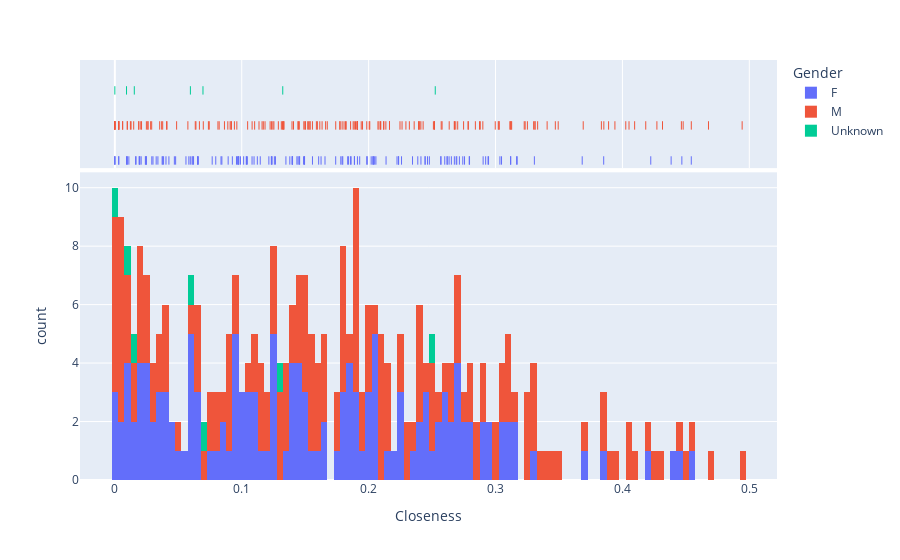

Notebook source saved alongside this figure:
### Code cell
fig = px.histogram(df, x="Closeness", color="Gender", marginal="rug",nbins=100, hover_data=df.columns)
fig.show()

### Figure 1 — Plotly figure (JSON) as saved in the notebook; plotly's stock layout.template omitted (floating-point values rounded to 4 significant figures; data arrays with more than 128 entries replaced by an {"elided": "..."} marker saying what was removed)
{"data": [{"alignmentgroup": "True", "bingroup": "x", "hovertemplate": "Gender=F<br>Closeness=%{x}<br>count=%{y}<extra></extra>", "legendgroup": "F", "marker": {"color": "#636efa", "pattern": {"shape": ""}}, "name": "F", "nbinsx": 100, "offsetgroup": "F", "orientation": "v", "showlegend": true, "type": "histogram", "x": {"elided": "146 float values"}, "xaxis": "x", "yaxis": "y"}, {"alignmentgroup": "True", "boxpoints": "all", "customdata": {"elided": "146x7 mixed values"}, "fillcolor": "rgba(255,255,255,0)", "hoveron": "points", "hovertemplate": "Gender=%{customdata[2]}<br>Closeness=%{x}<br>studentID=%{customdata[0]}<br>Class=%{customdata[1]}<br>Degree=%{customdata[3]}<br>Betweenness=%{customdata[4]}<br>Eigenvector=%{customdata[5]}<br>PageRank=%{customdata[6]}<extra></extra>", "jitter": 0, "legendgroup": "F", "line": {"color": "rgba(255,255,255,0)"}, "marker": {"color": "#636efa", "symbol": "line-ns-open"}, "name": "F", "offsetgroup": "F", "showlegend": false, "type": "box", "x": {"elided": "146 float values"}, "xaxis": "x2", "yaxis": "y2"}, {"alignmentgroup": "True", "bingroup": "x", "hovertemplate": "Gender=M<br>Closeness=%{x}<br>count=%{y}<extra></extra>", "legendgroup": "M", "marker": {"color": "#EF553B", "pattern": {"shape": ""}}, "name": "M", "nbinsx": 100, "offsetgroup": "M", "orientation": "v", "showlegend": true, "type": "histogram", "x": {"elided": "176 float values"}, "xaxis": "x", "yaxis": "y"}, {"alignmentgroup": "True", "boxpoints": "all", "customdata": {"elided": "176x7 mixed values"}, "fillcolor": "rgba(255,255,255,0)", "hoveron": "points", "hovertemplate": "Gender=%{customdata[2]}<br>Closeness=%{x}<br>studentID=%{customdata[0]}<br>Class=%{customdata[1]}<br>Degree=%{customdata[3]}<br>Betweenness=%{customdata[4]}<br>Eigenvector=%{customdata[5]}<br>PageRank=%{customdata[6]}<extra></extra>", "jitter": 0, "legendgroup": "M", "line": {"color": "rgba(255,255,255,0)"}, "marker": {"color": "#EF553B", "symbol": "line-ns-open"}, "name": "M", "offsetgroup": "M", "showlegend": false, "type": "box", "x": {"elided": "176 float values"}, "xaxis": "x2", "yaxis": "y2"}, {"alignmentgroup": "True", "bingroup": "x", "hovertemplate": "Gender=Unknown<br>Closeness=%{x}<br>count=%{y}<extra></extra>", "legendgroup": "Unknown", "marker": {"color": "#00cc96", "pattern": {"shape": ""}}, "name": "Unknown", "nbinsx": 100, "offsetgroup": "Unknown", "orientation": "v", "showlegend": true, "type": "histogram", "x": [0, 0.009202, 0.05954, 0.1323, 0.01534, 0.06945, 0.2525], "xaxis": "x", "yaxis": "y"}, {"alignmentgroup": "True", "boxpoints": "all", "customdata": [[34, "MP", "Unknown", 34, 0, 6.174e-103, 0.0008514], [41, "MP", "Unknown", 45, 0.0009144, 8.985e-98, 0.0008617], [243, "MP", "Unknown", 37, 0.000634, 5.047e-71, 0.0009857], [420, "MP", "Unknown", 35, 0.001998, 2.153e-49, 0.001078], [58, "PC*", "Unknown", 52, 0.002096, 9.051e-98, 0.0009657], [209, "PC*", "Unknown", 18, 0.0005264, 4.193e-68, 0.001078], [979, "2BIO2", "Unknown", 20, 0.0001521, 5.443e-27, 0.003233]], "fillcolor": "rgba(255,255,255,0)", "hoveron": "points", "hovertemplate": "Gender=%{customdata[2]}<br>Closeness=%{x}<br>studentID=%{customdata[0]}<br>Class=%{customdata[1]}<br>Degree=%{customdata[3]}<br>Betweenness=%{customdata[4]}<br>Eigenvector=%{customdata[5]}<br>PageRank=%{customdata[6]}<extra></extra>", "jitter": 0, "legendgroup": "Unknown", "line": {"color": "rgba(255,255,255,0)"}, "marker": {"color": "#00cc96", "symbol": "line-ns-open"}, "name": "Unknown", "offsetgroup": "Unknown", "showlegend": false, "type": "box", "x": [0, 0.009202, 0.05954, 0.1323, 0.01534, 0.06945, 0.2525], "xaxis": "x2", "yaxis": "y2"}], "layout": {"autosize": true, "barmode": "relative", "legend": {"title": {"text": "Gender"}, "tracegroupgap": 0}, "margin": {"t": 60}, "xaxis": {"anchor": "y", "autorange": true, "domain": [0, 1], "range": [-0.02746, 0.5218], "title": {"text": "Closeness"}, "type": "linear"}, "xaxis2": {"anchor": "y2", "autorange": true, "domain": [0, 1], "matches": "x", "range": [-0.02746, 0.5218], "showgrid": true, "showticklabels": false, "type": "linear"}, "yaxis": {"anchor": "x", "autorange": true, "domain": [0, 0.7326], "range": [0, 10.53], "title": {"text": "count"}}, "yaxis2": {"anchor": "x2", "autorange": true, "domain": [0.7426, 1], "matches": "y2", "range": [-0.6678, 2.5], "showgrid": false, "showline": false, "showticklabels": false, "ticks": "", "type": "category"}}}
